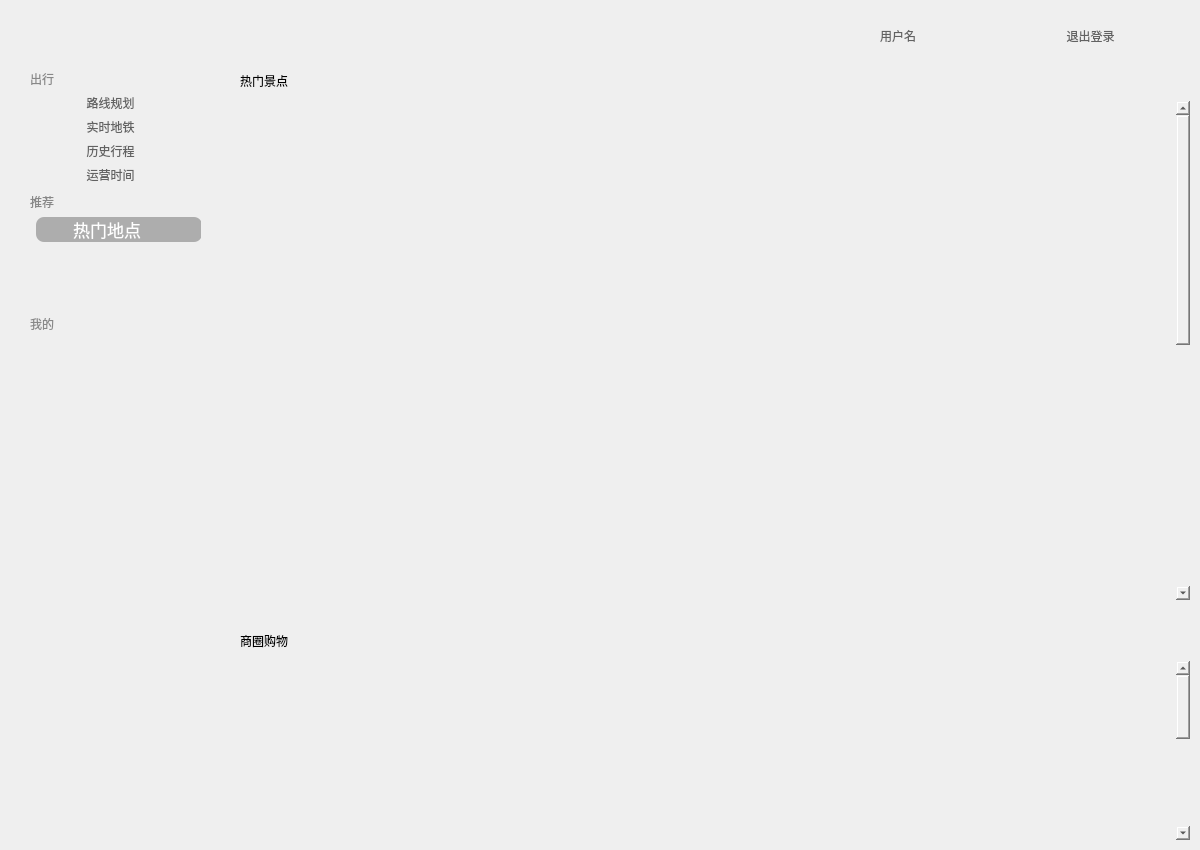
<?xml version="1.0" encoding="UTF-8"?>
<ui version="4.0">
 <class>hotPlace</class>
 <widget class="QWidget" name="hotPlace">
  <property name="geometry">
   <rect>
    <x>0</x>
    <y>0</y>
    <width>1200</width>
    <height>850</height>
   </rect>
  </property>
  <property name="windowTitle">
   <string>MetroPlus</string>
  </property>
  <property name="windowIcon">
   <iconset resource="image.qrc">
    <normaloff>:/new/prefix1/image/logo.png</normaloff>:/new/prefix1/image/logo.png</iconset>
  </property>
  <widget class="QLabel" name="menuBg">
   <property name="geometry">
    <rect>
     <x>0</x>
     <y>0</y>
     <width>221</width>
     <height>850</height>
    </rect>
   </property>
   <property name="styleSheet">
    <string notr="true">background-color: rgba(240, 240, 240,150);</string>
   </property>
   <property name="text">
    <string/>
   </property>
  </widget>
  <widget class="QWidget" name="menuWidget" native="true">
   <property name="geometry">
    <rect>
     <x>30</x>
     <y>70</y>
     <width>171</width>
     <height>571</height>
    </rect>
   </property>
   <property name="styleSheet">
    <string notr="true">background-color: rgba(255, 255, 255, 0);</string>
   </property>
   <widget class="QWidget" name="verticalLayoutWidget">
    <property name="geometry">
     <rect>
      <x>0</x>
      <y>0</y>
      <width>172</width>
      <height>263</height>
     </rect>
    </property>
    <layout class="QVBoxLayout" name="menu">
     <item>
      <widget class="QPushButton" name="travel">
       <property name="layoutDirection">
        <enum>Qt::LeftToRight</enum>
       </property>
       <property name="styleSheet">
        <string notr="true">font: 700 9pt &quot;微软雅黑&quot;;
color: rgb(136, 136, 136);
background:transparent;
border-width:0;
border-style:outset;
text-align : left;</string>
       </property>
       <property name="text">
        <string>出行</string>
       </property>
      </widget>
     </item>
     <item>
      <layout class="QFormLayout" name="formLayout_3">
       <item row="1" column="1">
        <widget class="QPushButton" name="realTime">
         <property name="styleSheet">
          <string notr="true">QPushButton { 
background:transparent;
border-width:0;
border-style:outset;
font: 13pt &quot;微软雅黑&quot;;
color: rgba(0, 0, 0, 150);
 } 

QPushButton:hover { 
background-color: rgba(0,0,0,20);
border-radius: 8px;
}
</string>
         </property>
         <property name="text">
          <string>实时地铁     </string>
         </property>
         <property name="icon">
          <iconset resource="image.qrc">
           <normaloff>:/new/prefix1/image/realTimeIcon.png</normaloff>:/new/prefix1/image/realTimeIcon.png</iconset>
         </property>
         <property name="iconSize">
          <size>
           <width>15</width>
           <height>15</height>
          </size>
         </property>
        </widget>
       </item>
       <item row="2" column="1">
        <widget class="QPushButton" name="historyRoute">
         <property name="styleSheet">
          <string notr="true">QPushButton { 
background:transparent;
border-width:0;
border-style:outset;
font: 13pt &quot;微软雅黑&quot;;
color: rgba(0, 0, 0, 150);
 } 

QPushButton:hover { 
background-color: rgba(0,0,0,20);
border-radius: 8px;
}
</string>
         </property>
         <property name="text">
          <string>历史行程     </string>
         </property>
         <property name="icon">
          <iconset resource="image.qrc">
           <normaloff>:/new/prefix1/image/operationTimeIcon.png</normaloff>:/new/prefix1/image/operationTimeIcon.png</iconset>
         </property>
         <property name="iconSize">
          <size>
           <width>15</width>
           <height>15</height>
          </size>
         </property>
        </widget>
       </item>
       <item row="3" column="1">
        <widget class="QPushButton" name="operationTime">
         <property name="styleSheet">
          <string notr="true">QPushButton { 
background:transparent;
border-width:0;
border-style:outset;
font: 13pt &quot;微软雅黑&quot;;
color: rgba(0, 0, 0, 150);
 } 

QPushButton:hover { 
background-color: rgba(0,0,0,20);
border-radius: 8px;
}
</string>
         </property>
         <property name="text">
          <string>运营时间     </string>
         </property>
         <property name="icon">
          <iconset resource="image.qrc">
           <normaloff>:/new/prefix1/image/historyRouteIcon.png</normaloff>:/new/prefix1/image/historyRouteIcon.png</iconset>
         </property>
         <property name="iconSize">
          <size>
           <width>15</width>
           <height>15</height>
          </size>
         </property>
        </widget>
       </item>
       <item row="0" column="1">
        <widget class="QPushButton" name="routePlanning">
         <property name="styleSheet">
          <string notr="true">QPushButton { 
background:transparent;
border-width:0;
border-style:outset;
font: 13pt &quot;微软雅黑&quot;;
color: rgba(0, 0, 0, 150);
 } 

QPushButton:hover { 
background-color: rgba(0,0,0,20);
border-radius: 8px;
}
</string>
         </property>
         <property name="text">
          <string>路线规划     </string>
         </property>
         <property name="icon">
          <iconset resource="image.qrc">
           <normaloff>:/new/prefix1/image/routePlanningIcon.png</normaloff>:/new/prefix1/image/routePlanningIcon.png</iconset>
         </property>
         <property name="iconSize">
          <size>
           <width>15</width>
           <height>15</height>
          </size>
         </property>
        </widget>
       </item>
      </layout>
     </item>
     <item>
      <widget class="QPushButton" name="recommend">
       <property name="styleSheet">
        <string notr="true">font: 700 9pt &quot;微软雅黑&quot;;
color: rgb(136, 136, 136);
background:transparent;
border-width:0;
border-style:outset;
text-align : left;</string>
       </property>
       <property name="text">
        <string>推荐</string>
       </property>
      </widget>
     </item>
     <item>
      <layout class="QFormLayout" name="formLayout_5">
       <item row="0" column="1">
        <widget class="QPushButton" name="hotPlace_2">
         <property name="styleSheet">
          <string notr="true">font: 13pt Microsoft YaHei UI;color: rgb(255, 255, 255);border-radius: 8px;background-color: rgba(0,0,0, 70);</string>
         </property>
         <property name="text">
          <string>热门地点     </string>
         </property>
         <property name="icon">
          <iconset resource="image.qrc">
           <normaloff>:/new/prefix1/image/hotPlaceIcon_active.png</normaloff>:/new/prefix1/image/hotPlaceIcon_active.png</iconset>
         </property>
         <property name="iconSize">
          <size>
           <width>15</width>
           <height>15</height>
          </size>
         </property>
        </widget>
       </item>
      </layout>
     </item>
     <item>
      <widget class="QPushButton" name="person">
       <property name="styleSheet">
        <string notr="true">font: 700 9pt &quot;微软雅黑&quot;;
color: rgb(136, 136, 136);
background:transparent;
border-width:0;
border-style:outset;
text-align : left;</string>
       </property>
       <property name="text">
        <string>我的</string>
       </property>
      </widget>
     </item>
    </layout>
   </widget>
  </widget>
  <widget class="QLabel" name="logo">
   <property name="geometry">
    <rect>
     <x>10</x>
     <y>10</y>
     <width>201</width>
     <height>51</height>
    </rect>
   </property>
   <property name="styleSheet">
    <string notr="true">border-image: url(:/new/prefix1/image/LOGO2.png);
background-color: rgba(255, 255, 255, 0);</string>
   </property>
   <property name="text">
    <string/>
   </property>
  </widget>
  <widget class="QPushButton" name="exit_button">
   <property name="geometry">
    <rect>
     <x>1040</x>
     <y>20</y>
     <width>101</width>
     <height>31</height>
    </rect>
   </property>
   <property name="styleSheet">
    <string notr="true">QPushButton { 
background:transparent;
font: 12pt &quot;黑体&quot;;
border-style:outset;
color: rgba(0, 0, 0, 150);
 } 

QPushButton:hover { 
color: rgba(0, 0, 0, 200);
}
</string>
   </property>
   <property name="text">
    <string>退出登录</string>
   </property>
   <property name="icon">
    <iconset resource="image.qrc">
     <normaloff>:/new/prefix1/image/exit_image.png</normaloff>:/new/prefix1/image/exit_image.png</iconset>
   </property>
   <property name="iconSize">
    <size>
     <width>15</width>
     <height>15</height>
    </size>
   </property>
  </widget>
  <widget class="QLabel" name="username">
   <property name="geometry">
    <rect>
     <x>880</x>
     <y>20</y>
     <width>131</width>
     <height>31</height>
    </rect>
   </property>
   <property name="styleSheet">
    <string notr="true">background:transparent;
font: 12pt &quot;黑体&quot;;
border-style:outset;
color: rgba(0, 0, 0, 150);</string>
   </property>
   <property name="text">
    <string>用户名</string>
   </property>
  </widget>
  <widget class="QPushButton" name="profile_photo">
   <property name="geometry">
    <rect>
     <x>840</x>
     <y>20</y>
     <width>31</width>
     <height>31</height>
    </rect>
   </property>
   <property name="styleSheet">
    <string notr="true">background:transparent;
border-radius: 15px;
border-image: url(:/new/prefix1/image/head1.png);</string>
   </property>
   <property name="text">
    <string/>
   </property>
   <property name="iconSize">
    <size>
     <width>31</width>
     <height>31</height>
    </size>
   </property>
  </widget>
  <widget class="QPushButton" name="cloth_button">
   <property name="geometry">
    <rect>
     <x>1010</x>
     <y>20</y>
     <width>31</width>
     <height>31</height>
    </rect>
   </property>
   <property name="styleSheet">
    <string notr="true">background:transparent;
border-style:outset;</string>
   </property>
   <property name="text">
    <string/>
   </property>
   <property name="icon">
    <iconset resource="image.qrc">
     <normaloff>:/new/prefix1/image/cloth_image.png</normaloff>:/new/prefix1/image/cloth_image.png</iconset>
   </property>
   <property name="iconSize">
    <size>
     <width>18</width>
     <height>15</height>
    </size>
   </property>
  </widget>
  <widget class="QLabel" name="title">
   <property name="geometry">
    <rect>
     <x>240</x>
     <y>70</y>
     <width>101</width>
     <height>21</height>
    </rect>
   </property>
   <property name="styleSheet">
    <string notr="true">background:transparent;
font: 600 16pt &quot;微软雅黑&quot;;</string>
   </property>
   <property name="text">
    <string>热门景点</string>
   </property>
  </widget>
  <widget class="QScrollArea" name="scrollArea">
   <property name="geometry">
    <rect>
     <x>240</x>
     <y>100</y>
     <width>951</width>
     <height>501</height>
    </rect>
   </property>
   <property name="styleSheet">
    <string notr="true">background: transparent;</string>
   </property>
   <property name="widgetResizable">
    <bool>true</bool>
   </property>
   <widget class="QWidget" name="scrollAreaWidgetContents">
    <property name="geometry">
     <rect>
      <x>0</x>
      <y>-521</y>
      <width>939</width>
      <height>1020</height>
     </rect>
    </property>
    <property name="minimumSize">
     <size>
      <width>0</width>
      <height>1020</height>
     </size>
    </property>
    <widget class="QLabel" name="hp1">
     <property name="geometry">
      <rect>
       <x>-1</x>
       <y>1</y>
       <width>180</width>
       <height>240</height>
      </rect>
     </property>
     <property name="styleSheet">
      <string notr="true">border-image: url(:/new/prefix1/image/p1.png);</string>
     </property>
     <property name="text">
      <string/>
     </property>
    </widget>
    <widget class="QLabel" name="hp2">
     <property name="geometry">
      <rect>
       <x>190</x>
       <y>0</y>
       <width>180</width>
       <height>240</height>
      </rect>
     </property>
     <property name="styleSheet">
      <string notr="true">border-image: url(:/new/prefix1/image/p2.png);</string>
     </property>
     <property name="text">
      <string/>
     </property>
    </widget>
    <widget class="QLabel" name="hp3">
     <property name="geometry">
      <rect>
       <x>380</x>
       <y>0</y>
       <width>180</width>
       <height>240</height>
      </rect>
     </property>
     <property name="styleSheet">
      <string notr="true">border-image: url(:/new/prefix1/image/p3.png);</string>
     </property>
     <property name="text">
      <string/>
     </property>
    </widget>
    <widget class="QLabel" name="hp4">
     <property name="geometry">
      <rect>
       <x>570</x>
       <y>0</y>
       <width>180</width>
       <height>240</height>
      </rect>
     </property>
     <property name="styleSheet">
      <string notr="true">border-image: url(:/new/prefix1/image/p4.png);</string>
     </property>
     <property name="text">
      <string/>
     </property>
    </widget>
    <widget class="QLabel" name="hp5">
     <property name="geometry">
      <rect>
       <x>760</x>
       <y>0</y>
       <width>180</width>
       <height>240</height>
      </rect>
     </property>
     <property name="styleSheet">
      <string notr="true">border-image: url(:/new/prefix1/image/p5.png);</string>
     </property>
     <property name="text">
      <string/>
     </property>
    </widget>
    <widget class="QLabel" name="hp9">
     <property name="geometry">
      <rect>
       <x>570</x>
       <y>260</y>
       <width>180</width>
       <height>240</height>
      </rect>
     </property>
     <property name="styleSheet">
      <string notr="true">border-image: url(:/new/prefix1/image/p9.png);</string>
     </property>
     <property name="text">
      <string/>
     </property>
    </widget>
    <widget class="QLabel" name="hp8">
     <property name="geometry">
      <rect>
       <x>380</x>
       <y>260</y>
       <width>180</width>
       <height>240</height>
      </rect>
     </property>
     <property name="styleSheet">
      <string notr="true">border-image: url(:/new/prefix1/image/p8.png);</string>
     </property>
     <property name="text">
      <string/>
     </property>
    </widget>
    <widget class="QLabel" name="hp6">
     <property name="geometry">
      <rect>
       <x>-1</x>
       <y>261</y>
       <width>180</width>
       <height>240</height>
      </rect>
     </property>
     <property name="styleSheet">
      <string notr="true">border-image: url(:/new/prefix1/image/p6.png);</string>
     </property>
     <property name="text">
      <string/>
     </property>
    </widget>
    <widget class="QLabel" name="hp7">
     <property name="geometry">
      <rect>
       <x>190</x>
       <y>260</y>
       <width>180</width>
       <height>240</height>
      </rect>
     </property>
     <property name="styleSheet">
      <string notr="true">border-image: url(:/new/prefix1/image/p7.png);</string>
     </property>
     <property name="text">
      <string/>
     </property>
    </widget>
    <widget class="QLabel" name="hp10">
     <property name="geometry">
      <rect>
       <x>760</x>
       <y>260</y>
       <width>180</width>
       <height>240</height>
      </rect>
     </property>
     <property name="styleSheet">
      <string notr="true">border-image: url(:/new/prefix1/image/p10.png);</string>
     </property>
     <property name="text">
      <string/>
     </property>
    </widget>
    <widget class="QLabel" name="hp13">
     <property name="geometry">
      <rect>
       <x>380</x>
       <y>519</y>
       <width>180</width>
       <height>240</height>
      </rect>
     </property>
     <property name="styleSheet">
      <string notr="true">border-image: url(:/new/prefix1/image/p13.png);</string>
     </property>
     <property name="text">
      <string/>
     </property>
    </widget>
    <widget class="QLabel" name="hp12">
     <property name="geometry">
      <rect>
       <x>190</x>
       <y>519</y>
       <width>180</width>
       <height>240</height>
      </rect>
     </property>
     <property name="styleSheet">
      <string notr="true">border-image: url(:/new/prefix1/image/p12.png);</string>
     </property>
     <property name="text">
      <string/>
     </property>
    </widget>
    <widget class="QLabel" name="hp14">
     <property name="geometry">
      <rect>
       <x>570</x>
       <y>520</y>
       <width>180</width>
       <height>240</height>
      </rect>
     </property>
     <property name="styleSheet">
      <string notr="true">border-image: url(:/new/prefix1/image/p14.png);</string>
     </property>
     <property name="text">
      <string/>
     </property>
    </widget>
    <widget class="QLabel" name="hp11">
     <property name="geometry">
      <rect>
       <x>-1</x>
       <y>520</y>
       <width>180</width>
       <height>240</height>
      </rect>
     </property>
     <property name="styleSheet">
      <string notr="true">border-image: url(:/new/prefix1/image/p11.png);</string>
     </property>
     <property name="text">
      <string/>
     </property>
    </widget>
    <widget class="QLabel" name="hp15">
     <property name="geometry">
      <rect>
       <x>760</x>
       <y>520</y>
       <width>180</width>
       <height>240</height>
      </rect>
     </property>
     <property name="styleSheet">
      <string notr="true">border-image: url(:/new/prefix1/image/p15.png);</string>
     </property>
     <property name="text">
      <string/>
     </property>
    </widget>
    <widget class="QLabel" name="hp17">
     <property name="geometry">
      <rect>
       <x>190</x>
       <y>779</y>
       <width>180</width>
       <height>240</height>
      </rect>
     </property>
     <property name="styleSheet">
      <string notr="true">border-image: url(:/new/prefix1/image/p17.png);</string>
     </property>
     <property name="text">
      <string/>
     </property>
    </widget>
    <widget class="QLabel" name="hp18">
     <property name="geometry">
      <rect>
       <x>380</x>
       <y>780</y>
       <width>180</width>
       <height>240</height>
      </rect>
     </property>
     <property name="styleSheet">
      <string notr="true">border-image: url(:/new/prefix1/image/p18.png);</string>
     </property>
     <property name="text">
      <string/>
     </property>
    </widget>
    <widget class="QLabel" name="hp19">
     <property name="geometry">
      <rect>
       <x>570</x>
       <y>779</y>
       <width>180</width>
       <height>240</height>
      </rect>
     </property>
     <property name="styleSheet">
      <string notr="true">border-image: url(:/new/prefix1/image/p19.png);</string>
     </property>
     <property name="text">
      <string/>
     </property>
    </widget>
    <widget class="QLabel" name="hp16">
     <property name="geometry">
      <rect>
       <x>-1</x>
       <y>780</y>
       <width>180</width>
       <height>240</height>
      </rect>
     </property>
     <property name="styleSheet">
      <string notr="true">border-image: url(:/new/prefix1/image/p16.png);</string>
     </property>
     <property name="text">
      <string/>
     </property>
    </widget>
    <widget class="QLabel" name="hp20">
     <property name="geometry">
      <rect>
       <x>760</x>
       <y>779</y>
       <width>180</width>
       <height>240</height>
      </rect>
     </property>
     <property name="styleSheet">
      <string notr="true">border-image: url(:/new/prefix1/image/p20.png);</string>
     </property>
     <property name="text">
      <string/>
     </property>
    </widget>
   </widget>
  </widget>
  <widget class="QLabel" name="title_2">
   <property name="geometry">
    <rect>
     <x>240</x>
     <y>630</y>
     <width>101</width>
     <height>21</height>
    </rect>
   </property>
   <property name="styleSheet">
    <string notr="true">background:transparent;
font: 600 16pt &quot;微软雅黑&quot;;</string>
   </property>
   <property name="text">
    <string>商圈购物</string>
   </property>
  </widget>
  <widget class="QScrollArea" name="scrollArea_2">
   <property name="geometry">
    <rect>
     <x>240</x>
     <y>660</y>
     <width>951</width>
     <height>181</height>
    </rect>
   </property>
   <property name="styleSheet">
    <string notr="true">background: transparent;</string>
   </property>
   <property name="widgetResizable">
    <bool>true</bool>
   </property>
   <widget class="QWidget" name="scrollAreaWidgetContents_2">
    <property name="geometry">
     <rect>
      <x>0</x>
      <y>-241</y>
      <width>939</width>
      <height>420</height>
     </rect>
    </property>
    <property name="minimumSize">
     <size>
      <width>0</width>
      <height>420</height>
     </size>
    </property>
    <widget class="QLabel" name="sh1">
     <property name="geometry">
      <rect>
       <x>0</x>
       <y>0</y>
       <width>451</width>
       <height>85</height>
      </rect>
     </property>
     <property name="styleSheet">
      <string notr="true">border-image: url(:/new/prefix1/image/sh1.png);</string>
     </property>
     <property name="text">
      <string/>
     </property>
    </widget>
    <widget class="QLabel" name="sh2">
     <property name="geometry">
      <rect>
       <x>470</x>
       <y>0</y>
       <width>451</width>
       <height>85</height>
      </rect>
     </property>
     <property name="styleSheet">
      <string notr="true">border-image: url(:/new/prefix1/image/sh2.png);</string>
     </property>
     <property name="text">
      <string/>
     </property>
    </widget>
    <widget class="QLabel" name="sh4">
     <property name="geometry">
      <rect>
       <x>470</x>
       <y>110</y>
       <width>451</width>
       <height>85</height>
      </rect>
     </property>
     <property name="styleSheet">
      <string notr="true">border-image: url(:/new/prefix1/image/sh4.png);</string>
     </property>
     <property name="text">
      <string/>
     </property>
    </widget>
    <widget class="QLabel" name="sh3">
     <property name="geometry">
      <rect>
       <x>0</x>
       <y>110</y>
       <width>451</width>
       <height>85</height>
      </rect>
     </property>
     <property name="styleSheet">
      <string notr="true">border-image: url(:/new/prefix1/image/sh3.png);</string>
     </property>
     <property name="text">
      <string/>
     </property>
    </widget>
    <widget class="QLabel" name="sh6">
     <property name="geometry">
      <rect>
       <x>470</x>
       <y>220</y>
       <width>451</width>
       <height>85</height>
      </rect>
     </property>
     <property name="styleSheet">
      <string notr="true">border-image: url(:/new/prefix1/image/sh6.png);</string>
     </property>
     <property name="text">
      <string/>
     </property>
    </widget>
    <widget class="QLabel" name="sh5">
     <property name="geometry">
      <rect>
       <x>0</x>
       <y>220</y>
       <width>451</width>
       <height>85</height>
      </rect>
     </property>
     <property name="styleSheet">
      <string notr="true">border-image: url(:/new/prefix1/image/sh5.png);</string>
     </property>
     <property name="text">
      <string/>
     </property>
    </widget>
    <widget class="QLabel" name="sh7">
     <property name="geometry">
      <rect>
       <x>0</x>
       <y>330</y>
       <width>451</width>
       <height>85</height>
      </rect>
     </property>
     <property name="styleSheet">
      <string notr="true">border-image: url(:/new/prefix1/image/sh7.png);</string>
     </property>
     <property name="text">
      <string/>
     </property>
    </widget>
    <widget class="QLabel" name="sh8">
     <property name="geometry">
      <rect>
       <x>470</x>
       <y>330</y>
       <width>451</width>
       <height>85</height>
      </rect>
     </property>
     <property name="styleSheet">
      <string notr="true">border-image: url(:/new/prefix1/image/sh8.png);</string>
     </property>
     <property name="text">
      <string/>
     </property>
    </widget>
   </widget>
  </widget>
 </widget>
 <resources>
  <include location="image.qrc"/>
 </resources>
 <connections/>
</ui>
